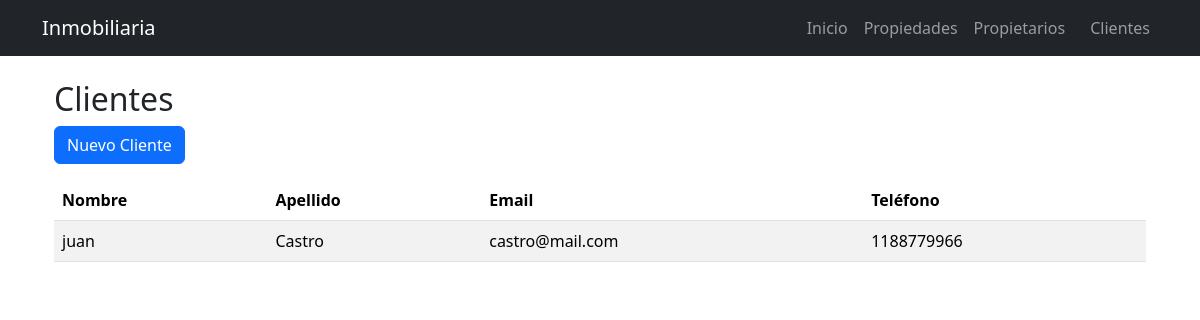
/clientes/, run on the app's committed database.
### clientes/models.py (models this page shows, shortened)
class Cliente(models.Model):
    nombre = models.CharField(max_length=30)
    apellido = models.CharField(max_length=30)
    email = models.EmailField()
    telefono = models.CharField(max_length=20)

### clientes/views.py (the view)
# urls.py: path("", listar_clientes, name="listar_clientes"),
def listar_clientes(request):
    clientes = Cliente.objects.all()
    return render(
        request,
        "clientes/listar_clientes.html",
        {"clientes": clientes}
    )

### clientes/templates/clientes/listar_clientes.html
{% extends 'base.html' %}
{% block contenido %}
<div class="container mt-4">
    <h2>Clientes</h2>
    <a class="btn btn-primary mb-3" href="/clientes/crear/">
        Nuevo Cliente
    </a>
    <table class="table table-striped">
        <thead>
            <tr>
                <th>Nombre</th>
                <th>Apellido</th>
                <th>Email</th>
                <th>Teléfono</th>
            </tr>
        </thead>
        <tbody>
            {% for cliente in clientes %}
            <tr>
                <td>{{ cliente.nombre }}</td>
                <td>{{ cliente.apellido }}</td>
                <td>{{ cliente.email }}</td>
                <td>{{ cliente.telefono }}</td>
            </tr>
            {% empty %}
            <tr>
                <td colspan="4">
                    No hay clientes cargados
                </td>
            </tr>
            {% endfor %}
        </tbody>
    </table>
</div>
{% endblock %}

### data on the page
Cliente: nombre "juan", apellido "Castro", email "castro@mail.com", telefono "1188779966"
